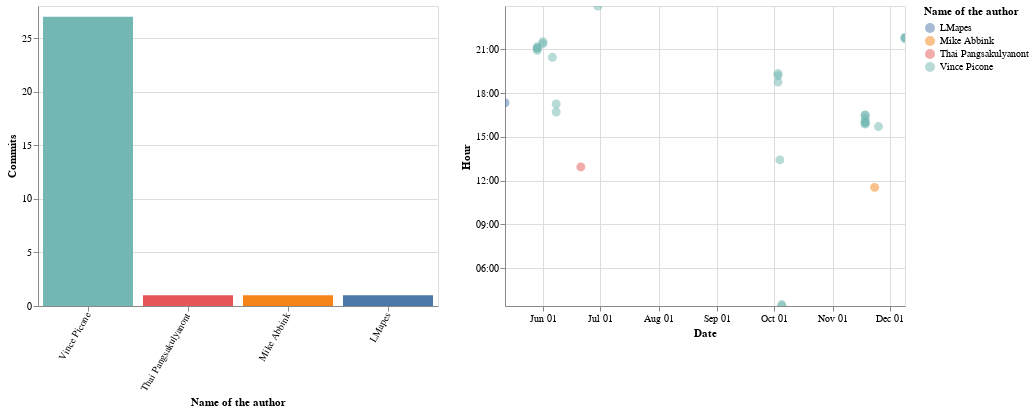

Write notebook code for a chart like this one.
### Markdown cell above
To find out how many commits were made by each particular author it is possible to visualise a part of the dataset with a simple bar chart. At the same it is interesting to figure out when exactly during the day each commit was posted. For this purpose I used simple scatterplot. With the ineractive tooltip option it is easy to dive into details and see the author name together with the commit message.

### Code cell
base = alt.Chart(df_commits_reduced).properties(width=400, height=300)

scat = base.mark_circle(size=80, opacity=0.5).encode(
    alt.Y('hoursminutes(commit-author-date):T', title='Hour'),
    alt.X('monthdate(commit-author-date):T', title='Date'),
    alt.Color('commit-author-name:N', title='Name of the author'),
    tooltip = ['commit-author-name:N', 'commit-message:N']
).interactive()

bar = base.mark_bar().encode(
    alt.X('commit-author-name:O', title='Name of the author', sort='-x', axis=alt.Axis(labelAngle=300)),
    alt.Y('count_val:Q', title='Commits'),
    color='commit-author-name:N',
).transform_aggregate(
    count_val='count(value)',
    groupby=['commit-author-name']
).interactive()

bar | scat

### Figure 1 — Vega-Lite specification as saved in the notebook (floating-point values rounded to 4 significant figures)
{"config": {"view": {"continuousWidth": 400, "continuousHeight": 300}}, "hconcat": [{"mark": "bar", "encoding": {"color": {"type": "nominal", "field": "commit-author-name"}, "x": {"type": "ordinal", "axis": {"labelAngle": 300}, "field": "commit-author-name", "sort": "-x", "title": "Name of the author"}, "y": {"type": "quantitative", "field": "count_val", "title": "Commits"}}, "height": 300, "selection": {"selector009": {"type": "interval", "bind": "scales", "encodings": ["x", "y"]}}, "transform": [{"aggregate": [{"op": "count", "field": "value", "as": "count_val"}], "groupby": ["commit-author-name"]}], "width": 400}, {"mark": {"type": "circle", "opacity": 0.5, "size": 80}, "encoding": {"color": {"type": "nominal", "field": "commit-author-name", "title": "Name of the author"}, "tooltip": [{"type": "nominal", "field": "commit-author-name"}, {"type": "nominal", "field": "commit-message"}], "x": {"type": "temporal", "field": "commit-author-date", "timeUnit": "monthdate", "title": "Date"}, "y": {"type": "temporal", "field": "commit-author-date", "timeUnit": "hoursminutes", "title": "Hour"}}, "height": 300, "selection": {"selector008": {"type": "interval", "bind": "scales", "encodings": ["x", "y"]}}, "width": 400}], "data": {"name": "data-ca17941a7b85cd8f90c904bee7aa0546"}, "$schema": "https://vega.github.io/schema/vega-lite/v4.8.1.json", "datasets": {"data-ca17941a7b85cd8f90c904bee7aa0546": [{"commit-author-name": "Vince Picone", "commit-author-date": "2020-06-30T23:58:27+00:00", "commit-message": "Merge pull request #323 from dtinth/patch-1\n\nAdd \"main\" field to \"package.json\"", "node_id": "MDY6Q29tbWl0MTA1NzAyNjMxOjNmYmRiNWRkNzVkNzQzNzliN2ZiYTQ3ZGQ4ODlhMWViNzA3NzFkNzM=", "value": 1}, {"commit-author-name": "Thai Pangsakulyanont", "commit-author-date": "2020-06-21T12:56:02+00:00", "commit-message": "Add \"main\" field to \"package.json\"\n\nThis allows the package’s CSS to be consumed directly, following how the typefaces project does it: https://github.com/KyleAMathews/typefaces", "node_id": "MDY6Q29tbWl0MTA1NzAyNjMxOmY5MGQ5MjIyNWVkYTllMDA1NmQxMzQ0NmNjOTc5YTgzZTExYmQwYTE=", "value": 1}, {"commit-author-name": "Vince Picone", "commit-author-date": "2020-06-08T17:15:33+00:00", "commit-message": "5.0.0", "node_id": "MDY6Q29tbWl0MTA1NzAyNjMxOjk2ODA4MWQ2MWI2YWJlMThjZDBkYzE0YTQyNzA0YWZkZjQ4MzE3MDg=", "value": 1}, {"commit-author-name": "Vince Picone", "commit-author-date": "2020-06-08T16:42:11+00:00", "commit-message": "Merge pull request #315 from vpicone/cross-language-update", "node_id": "MDY6Q29tbWl0MTA1NzAyNjMxOmNkNDZkMGM0ZDUwNzQ3MzY5NTBkMzJhZTJmNjJkMGFlMTdmYTAxZDQ=", "value": 1}, {"commit-author-name": "Vince Picone", "commit-author-date": "2020-06-06T20:27:05+00:00", "commit-message": "fix: tweak zip script to handle korean and variable", "node_id": "MDY6Q29tbWl0MTA1NzAyNjMxOmUxMzFjODY0ZDdjZjUwMDgyOGNkMDhiZTY1N2RlNDgyOTg4MGYxOTc=", "value": 1}, {"commit-author-name": "Vince Picone", "commit-author-date": "2020-06-01T21:31:54+00:00", "commit-message": "fix: temporarily exclude korean from zip", "node_id": "MDY6Q29tbWl0MTA1NzAyNjMxOjYxMmI4NzhlMDFlMzFlYzIyMTAxN2Q5NzNlZWUxZGY1MzA3ODVhMmQ=", "value": 1}, {"commit-author-name": "Vince Picone", "commit-author-date": "2020-06-01T21:23:50+00:00", "commit-message": "feat: add korean", "node_id": "MDY6Q29tbWl0MTA1NzAyNjMxOmFkNWNkN2ZlZGRkZWIxMjYzNjAzNWFjYjZkOWJlYTliNTAwY2E3MDk=", "value": 1}, {"commit-author-name": "Vince Picone", "commit-author-date": "2020-05-29T21:11:44+00:00", "commit-message": "fix: change internal family name for condensed, add glyphs", "node_id": "MDY6Q29tbWl0MTA1NzAyNjMxOjIyYTlhMzllMDcwYjJlZmRhMDIyNWIyMzBkZTA5NDRiZmE4OTM5M2Y=", "value": 1}, {"commit-author-name": "Vince Picone", "commit-author-date": "2020-05-29T21:05:56+00:00", "commit-message": "fix(Serif): vertical metrics and glyph additions", "node_id": "MDY6Q29tbWl0MTA1NzAyNjMxOjFjNjU0ZDQwMzYwY2Q1NTkxNTdiOGZkNjkwNGU4NjJlODA1NzljOTM=", "value": 1}, {"commit-author-name": "Vince Picone", "commit-author-date": "2020-05-29T21:03:33+00:00", "commit-message": "fix(Sans): new glyphs, fixed vertical metrics", "node_id": "MDY6Q29tbWl0MTA1NzAyNjMxOjc2YzM0MTgxOTM5OGU1MzM4YTBkZTZhYjA2MmZkYjNmYzE1MzFkYmY=", "value": 1}, {"commit-author-name": "Vince Picone", "commit-author-date": "2020-05-29T20:56:13+00:00", "commit-message": "feat: mono update", "node_id": "MDY6Q29tbWl0MTA1NzAyNjMxOjNjM2UwMGUzYjA4OWEwY2M5YWNjMDRlMzY2ZDY4NjJhNTA2YmVlOTE=", "value": 1}, {"commit-author-name": "LMapes", "commit-author-date": "2020-05-12T17:20:44+00:00", "commit-message": "Update README.md (#310)\n\n* Update README.md\n\nThis change includes new non-Latin fonts and updates content based on the IBM Style guide.\n\n* Update README.md\n\nHi Vince, this is ready to merge now.\n\n* Update README.md\n\nChange to one sentence per Mike Abbink.", "node_id": "MDY6Q29tbWl0MTA1NzAyNjMxOjZhM2MwOTE3ODAzNWQyY2MwNTAzYWNkMzVjNjRkNmY2ZGFmYjRiNzc=", "value": 1}, {"commit-author-name": "Vince Picone", "commit-author-date": "2019-12-09T21:49:34+00:00", "commit-message": "4.0.2", "node_id": "MDY6Q29tbWl0MTA1NzAyNjMxOmVmMGFiNDk5ODMyOWUxN2UzNGU5YWFhMzAxYjNlYmJlNDAzNWQ3MDk=", "value": 1}, {"commit-author-name": "Vince Picone", "commit-author-date": "2019-12-09T21:48:01+00:00", "commit-message": "fix: update using new hebrew fixes (#289)\n\nfix: update using new hebrew fixes", "node_id": "MDY6Q29tbWl0MTA1NzAyNjMxOmVjZTkzZmIyMzEwYjc5MWJmMjI5YTZmNGE5NGY3MTk1ZjMwMGJhN2Y=", "value": 1}, {"commit-author-name": "Vince Picone", "commit-author-date": "2019-12-09T21:43:01+00:00", "commit-message": "fix: update using new hebrew fixes", "node_id": "MDY6Q29tbWl0MTA1NzAyNjMxOjYzYTk0YWQzYjE0M2VlMDQ2ZGJjNzA1MDRmMGFkOTM0MGMwNWY1ZjQ=", "value": 1}, {"commit-author-name": "Vince Picone", "commit-author-date": "2019-11-25T15:42:50+00:00", "commit-message": "Update README.md", "node_id": "MDY6Q29tbWl0MTA1NzAyNjMxOmUxNjVkYmMxNGIwNDdjYTc0YjMyZTQ1YzlkYTZkYzI2MjU0MDVmZTU=", "value": 1}, {"commit-author-name": "Mike Abbink", "commit-author-date": "2019-11-23T11:32:27+00:00", "commit-message": "Update README.md", "node_id": "MDY6Q29tbWl0MTA1NzAyNjMxOjY2ZGJkZTQwODA4YzRkZmE0OTllN2NmOTg4MmFiNGY1YjY3YTdiN2U=", "value": 1}, {"commit-author-name": "Vince Picone", "commit-author-date": "2019-11-18T16:30:10+00:00", "commit-message": "Update CHANGELOG.md", "node_id": "MDY6Q29tbWl0MTA1NzAyNjMxOjU0OWRlOWM3Zjk4MWI0MDU2ZjU2YzhlNjE4ZTdmZjgyNGUxYjQwMDA=", "value": 1}, {"commit-author-name": "Vince Picone", "commit-author-date": "2019-11-18T16:29:14+00:00", "commit-message": "Update CHANGELOG.md", "node_id": "MDY6Q29tbWl0MTA1NzAyNjMxOjc0YTQ5OTA4MWQwNGNhOThjOWRmYzI2ZWNmYTI5ZjljZTFmZDk1NmE=", "value": 1}, {"commit-author-name": "Vince Picone", "commit-author-date": "2019-11-18T16:15:37+00:00", "commit-message": "4.0.1", "node_id": "MDY6Q29tbWl0MTA1NzAyNjMxOmU4MDVlYjQxMDZlYzdlYTAxOTE2ZGNlOTAxMmZjNzViODQ2OThlNjA=", "value": 1}, {"commit-author-name": "Vince Picone", "commit-author-date": "2019-11-18T16:03:37+00:00", "commit-message": "4.0.0", "node_id": "MDY6Q29tbWl0MTA1NzAyNjMxOjg3N2NkMzMxYTcwNzg2NGQ3MGFmOWFiYzM1NDFmNmZkOTM1NzFkYTM=", "value": 1}, {"commit-author-name": "Vince Picone", "commit-author-date": "2019-11-18T15:58:02+00:00", "commit-message": "breaking: update  arabic family name to include sans (#286)\n\nbreaking: update  arabic family name to include sans", "node_id": "MDY6Q29tbWl0MTA1NzAyNjMxOjcwYThiNDBjNzc1ZGY0NGZkOWFhMmQ0NmFjY2RkYzFkMzlkZjk5OGE=", "value": 1}, {"commit-author-name": "Vince Picone", "commit-author-date": "2019-11-18T15:57:32+00:00", "commit-message": "Update README.md (#222)\n\nUpdate README.md", "node_id": "MDY6Q29tbWl0MTA1NzAyNjMxOmIzNGM1MTU5NTU5Yjg2YjIxYTc1YzBmOWI1NzA5MGU3OTQxMzZiNzk=", "value": 1}, {"commit-author-name": "Vince Picone", "commit-author-date": "2019-11-18T15:52:50+00:00", "commit-message": "breaking: update  arabic family name to include sans", "node_id": "MDY6Q29tbWl0MTA1NzAyNjMxOjIxZDk0YmU3MWJlNTkyN2VhMWRkOGRjNzA0ZGM1OTc0NDdhM2M5NGE=", "value": 1}, {"commit-author-name": "Vince Picone", "commit-author-date": "2019-10-05T03:30:32+00:00", "commit-message": "3.0.0", "node_id": "MDY6Q29tbWl0MTA1NzAyNjMxOmY1MWQwNzIwMGFlNTRjYWVkMTFkYTRkZTE0MDE0MmVkNjFhZjFiZTM=", "value": 1}, {"commit-author-name": "Vince Picone", "commit-author-date": "2019-10-05T03:24:56+00:00", "commit-message": "Devanagari thai update (#277)\n\nDevanagari thai update", "node_id": "MDY6Q29tbWl0MTA1NzAyNjMxOjVjYmE2MjFlZjdjZjgyZDgxM2EwZTc5NGQ3NzhmNGM2MDVhYWZkNTE=", "value": 1}, {"commit-author-name": "Vince Picone", "commit-author-date": "2019-10-04T13:25:43+00:00", "commit-message": "fix: thai file names", "node_id": "MDY6Q29tbWl0MTA1NzAyNjMxOjBlNTY0NjMyYzBkOTM1NWY3OGFiNTM2YzUyNGEyZWFiZDY4ZjM4MTY=", "value": 1}, {"commit-author-name": "Vince Picone", "commit-author-date": "2019-10-03T19:20:14+00:00", "commit-message": "chore: add changelog", "node_id": "MDY6Q29tbWl0MTA1NzAyNjMxOjcyZWRjMDFhMmY2NmRjNTJmM2JiZGUzZDVmNTk5ZmMyODQ5MmNmOWI=", "value": 1}, {"commit-author-name": "Vince Picone", "commit-author-date": "2019-10-03T19:11:21+00:00", "commit-message": "fix: add Sans to extralight and semibold weights for thai", "node_id": "MDY6Q29tbWl0MTA1NzAyNjMxOjQ4MDMxMDZjMzFlNjRkMDE1N2JhY2ZkMjk4OTBlZDUzYjAyZjEzYjQ=", "value": 1}, {"commit-author-name": "Vince Picone", "commit-author-date": "2019-10-03T18:45:57+00:00", "commit-message": "breaking: update thai and devanagari typeface names and font files", "node_id": "MDY6Q29tbWl0MTA1NzAyNjMxOjIyMjRiNTdhODAxNGM4M2EyMzA2ZDU4OWM0YTFhM2IyNGZlNmEwYjc=", "value": 1}]}}
